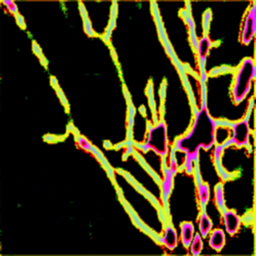
#> input picture borderShrink_4/gdg.png, 256 x 256 px
$ python zhangSuen.py
#> lines starting #> are read from the running program, lines starting #| are printed output that depends on the picture; after the words box and inside, x2 and y2 are one past the last pixel; in counts of white or black regions, pixels touching at a corner belong together
import cv2
import numpy as np
from matplotlib import pyplot as plt
from skimage.morphology import skeletonize

# Load the binary image
image = cv2.imread('gdg.png', cv2.IMREAD_GRAYSCALE)
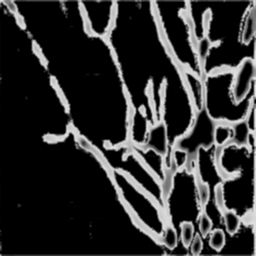
#> image: shape (256, 256); min 0, max 225, mean 46.4

# Ensure the image is binary
_, binary_image = cv2.threshold(image, 127, 255, cv2.THRESH_BINARY)
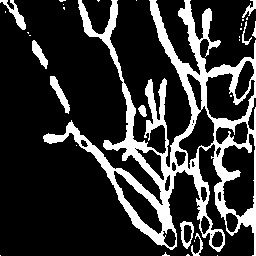
#> binary_image: shape (256, 256); 20% white; 31 white regions (21 under 20 px), largest, box (x1, y1, x2, y2) and area: (43, 0, 256, 256) 11829, (50, 76, 70, 114) 257, (0, 0, 26, 30) 234

# Invert the binary image for skeletonization
binary_image = cv2.bitwise_not(binary_image)

# Perform skeletonization (thinning)
thinned_image = skeletonize(binary_image)
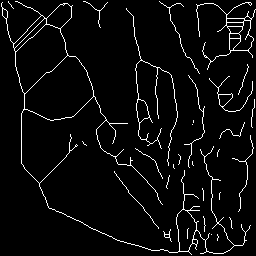
#> thinned_image: shape (256, 256) bool; 4.5% white in thin lines or dots

# Invert back the thinned image
thinned_image = cv2.bitwise_not(thinned_image.astype(np.uint8))
#> thinned_image: shape (256, 256); values 254 (black) and 255 (white), 95.5% white; black in thin lines or dots

# Display the original and thinned images
plt.figure(figsize=(10, 5))

plt.subplot(1, 2, 1)
plt.title('Original Binary Image')
plt.imshow(binary_image, cmap='gray')
plt.axis('off')

plt.subplot(1, 2, 2)
plt.title('Thinned Image')
plt.imshow(thinned_image, cmap='gray')
plt.axis('off')

plt.show()
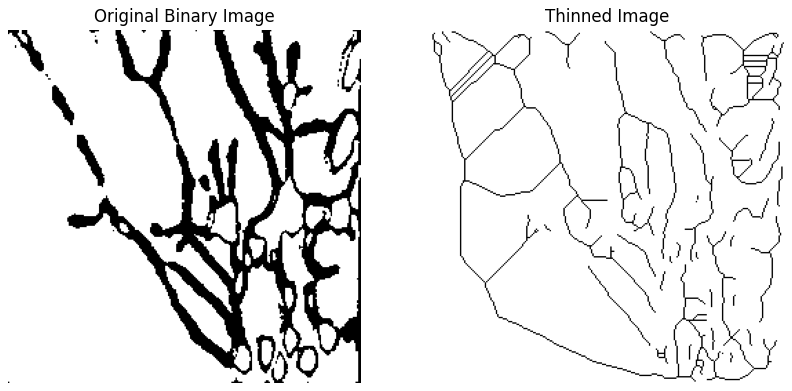
#> figure drawn by matplotlib, 2 panels
